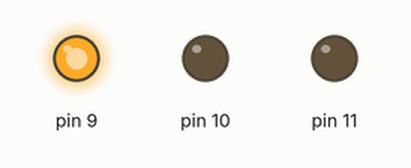
The sketch below on a simulated Arduino Uno, built with avr-gcc and run on an emulated ATmega328P. On the bench: output pins drawn as LEDs (lit = HIGH).

Above: at 0.5 s.
At 1.1 s:
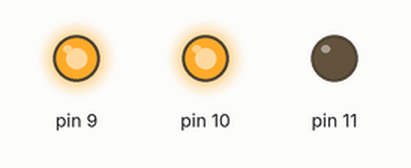
At 1.3 s:
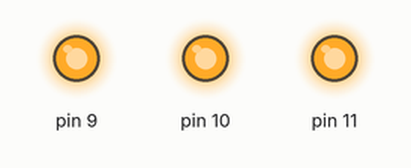
At 1.5 s:
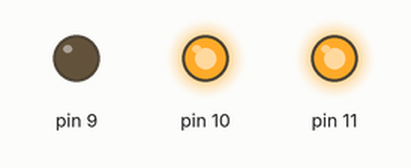
At 1.7 s:
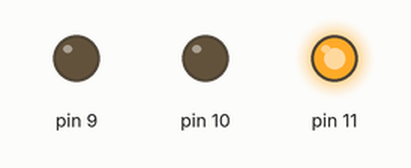
At 3.9 s:
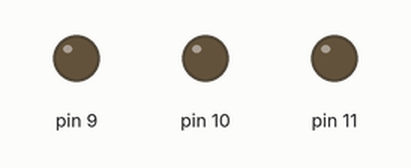
Timing chart, 0 to 4.6 s (numbered marks = the images above):
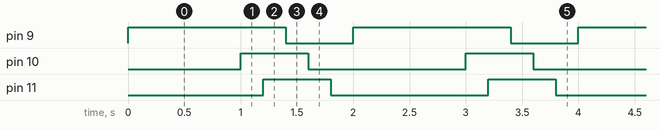

The sketch:

simple_led.ino
```cpp
void setup() {
pinMode(9, OUTPUT);
pinMode(10, OUTPUT);
pinMode(11, OUTPUT);
}

void loop() {
  digitalWrite(9, HIGH);
  delay(1000);
  digitalWrite(10, HIGH);
  delay(200);
  digitalWrite(11, HIGH);
  delay(200);
  digitalWrite(9, LOW);
  delay(200);
  digitalWrite(10, LOW);
  delay(200);
  digitalWrite(11, LOW);
  delay(200);

}
```

Measured:
- by itself, pin 9: alternates HIGH for 1.4 s and LOW for 0.60 s
- by itself, pin 10, pin 11: alternates HIGH for 0.60 s and LOW for 1.4 s
- by itself, everything shown: repeats every 2.0 s, in 6 steps
